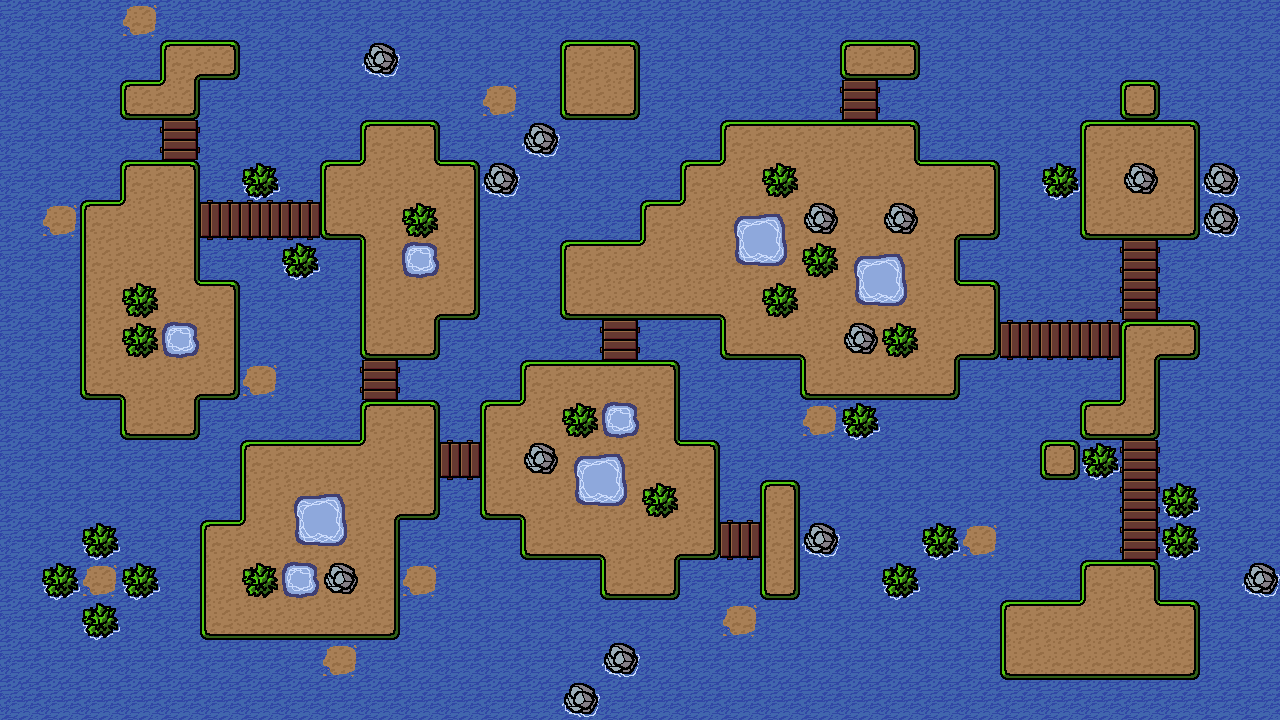

Tiled map render using the project's own tile images. Description and the whole map definition, tile-layer contents included, below:
An orthogonal 32x18 tile map with 40x40 px tiles, 1 tile layer (LandMap).

<map version="1.1" tiledversion="2018.09.12" orientation="orthogonal" renderorder="right-down" width="32" height="18" tilewidth="40" tileheight="40" infinite="0" nextlayerid="2" nextobjectid="1">
 <tileset firstgid="1" source="TileSet.tsx" />
 <layer id="1" name="LandMap" width="32" height="18">
  <data encoding="csv">
1,1,1,25,1,1,1,1,1,1,1,1,1,1,1,1,1,1,1,1,1,1,1,1,1,1,1,1,1,1,1,1,
1,1,1,1,14,5,1,1,1,9,1,1,1,1,11,13,1,1,1,1,1,3,5,1,1,1,1,1,1,1,1,1,
1,1,1,3,32,1,1,1,1,1,1,1,25,1,27,29,1,1,1,1,1,41,1,1,1,1,1,1,2,1,1,1,
1,1,1,1,41,1,1,1,1,11,13,1,1,9,1,1,1,1,11,12,12,12,13,1,1,1,1,11,12,13,1,1,
1,1,1,11,13,1,17,1,11,43,42,13,9,1,1,1,1,11,43,8,20,20,42,12,13,1,17,19,7,21,9,1,
1,25,11,43,21,33,33,33,27,35,8,21,1,1,1,1,11,43,36,37,7,20,7,34,29,1,1,27,28,29,9,1,
1,1,19,20,21,1,1,17,1,19,6,21,1,1,11,12,43,20,44,45,8,36,37,21,1,1,1,1,41,1,1,1,
1,1,19,8,42,13,1,1,1,19,34,29,1,1,27,28,28,28,35,8,20,44,45,42,13,1,1,1,41,1,1,1,
1,1,19,8,6,21,1,1,1,27,29,1,1,1,1,41,1,1,27,28,35,7,8,34,29,33,33,33,14,5,1,1,
1,1,27,35,34,29,25,1,1,41,1,1,1,11,12,12,13,1,1,1,27,28,28,29,1,1,1,1,18,1,1,1,
1,1,1,27,29,1,1,1,1,11,13,1,11,43,8,6,21,1,1,1,25,17,1,1,1,1,1,3,32,1,1,1,
1,1,1,1,1,1,11,12,12,43,21,33,19,7,36,37,42,13,1,1,1,1,1,1,1,1,2,17,41,1,1,1,
1,1,1,1,1,1,19,36,37,34,29,1,27,35,44,45,8,21,1,10,1,1,1,1,1,1,1,1,41,17,1,1,
1,1,17,1,1,11,43,44,45,21,1,1,1,27,28,35,34,29,33,18,9,1,1,17,25,1,1,1,41,17,1,1,
1,17,25,17,1,19,8,6,7,21,25,1,1,1,1,27,29,1,1,26,1,1,17,1,1,1,1,11,13,1,1,9,
1,1,17,1,1,27,28,28,28,29,1,1,1,1,1,1,1,1,25,1,1,1,1,1,1,11,12,43,42,13,1,1,
1,1,1,1,1,1,1,1,25,1,1,1,1,1,1,9,1,1,1,1,1,1,1,1,1,27,28,28,28,29,1,1,
1,1,1,1,1,1,1,1,1,1,1,1,1,1,9,1,1,1,1,1,1,1,1,1,1,1,1,1,1,1,1,1
</data>
 </layer>
</map>
